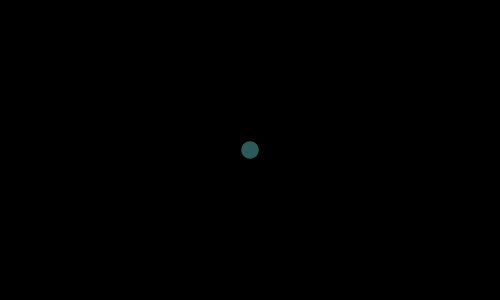
Frame 1 (no input)
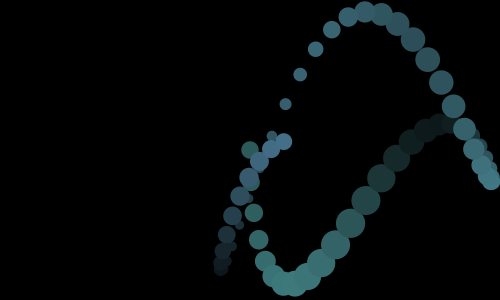
Frame 60 (the mouse pressed at the canvas centre just before this capture)
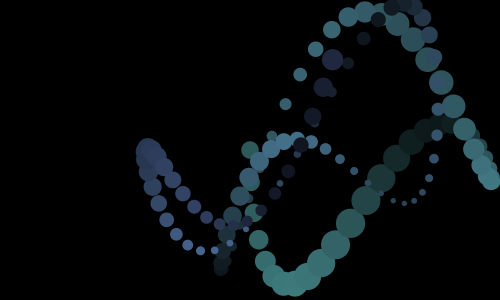
Frame 120 (the mouse held since frame 60 and released just before this capture)

The Processing sketch that drew these frames (run headless with seeded random() and noise(); from frame 60 on, the mouse is pressed at the canvas centre):

// Processing sketch: SinGenerative
// ── SinGenerative.pde
float a = 0;
void setup() {
  size(500, 300);
  colorMode(HSB, 100);
  background(0);
  noStroke();
}

void draw() {

  float x = map(sin(a)*sin(a*0.8), -1, 1, 0, width);
  float y = map(sin(a*1.1+1.5)*sin(a*3.1), -1, 1, 0, height);
  float col = map(sin(a*0.03), -1, 1, 0, 100);
  float sz = map(sin(a*1.7)*sin(a*2.3), -1, 1, 5, 30);
  float bright = map(sin(a*1.3)*sin(a*4.1),-1,1,10,60);

  fill(col, 50, bright);

  ellipse(x, y, sz, sz);

  a+=0.07;
}
